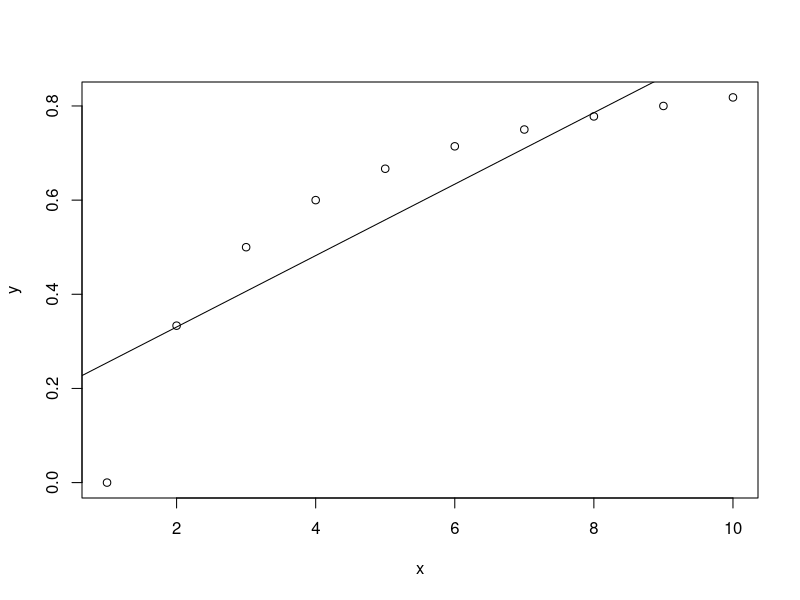

This chart was generated by the following R code: (Note: this script raises an error after producing the figure.)
              #Sections 9.1-9.3
#Section 9.1
x <- c(1,3,5,7,9,11)
y <- c(6.5,4.3,9.1,-8.5,0,3.6)

x <- x+1
xx <- sqrt(x)
x; xx

x%%x
x%/%x
# %% produces the remainders of divison when dividing the first vector iwht the second vecot
# %/% produces the quoteint of the first vector and the second vector 
  #Exercise 9.1.1.0.1
# when the lenght of the longer vector is not a multiple of the shorter vecotor r will recycle elments of the longer vector, 
# meaning it will start over at element one in the shorter vector and continue unitl the operation has been performed on every
# number in the longer vector.

x <- seq(5,13,4)
x
w <- seq(1,5,0.2)
w
y <- seq(3,1)
y
# when the to is less than the from the sequence runs backward 

z <- c(1,3,5,7,9,11); z[3]
v <- z[c(2,3,4,5)]
v
v <- z[seq(1,5,2)]
v
v <- z[c(1,2,5)]; v
z[1] <- 12

z[c(1,3,5)] <- c(22,33,44)

r <- z[c(2,1,3)]
r
z

z[9] <- 11
z[9]
z
# When you set a value of an element that doesnt exist it will extend the vector to then include
# the new element and replace everything in between with "NA"

x <- c(1:10)
x
y <- (x-1)/(x+1)
plot(y~x)
g <- lm(y~x)
abline(g)
g

a <- 1
b <- 3
c <- a < b
d <- (a > b)
c
d

a <- c(1,2,3,4)
b <- c(1,1,5,5)
(a<b) | (a>3)
(a<b) || (a>3)

lowLight <- Light[Light<50]
lowLightrmax <- rmax[Light<50]
lowLight
# you cannot replace lowlight with Light because Light already references a vector, so it would not properly subset the data

x <- runif(20)
y <- mean(x)
low <-x[x<y] 

